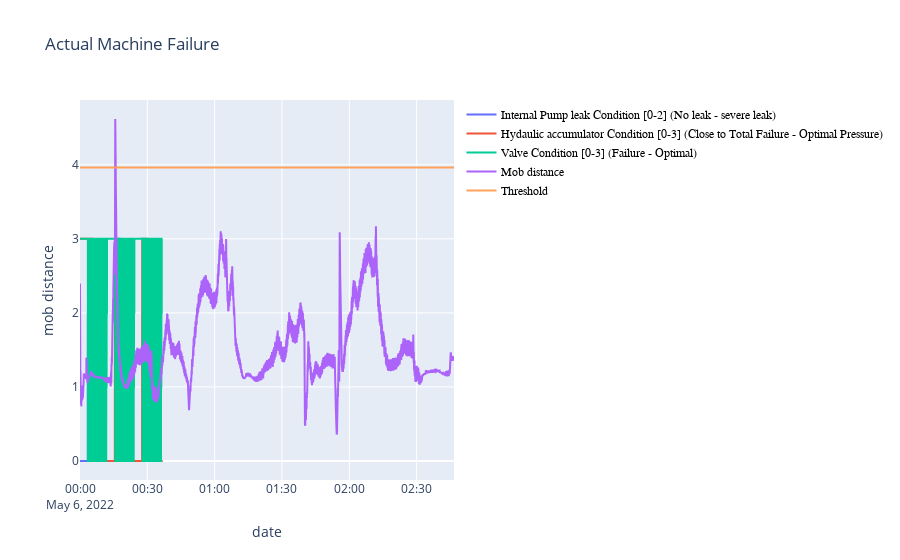

The code cell stored with this chart in its notebook:
### Code cell
import plotly.graph_objects as go

fig = go.Figure()
fig.add_trace(go.Scatter(
    name="Internal Pump leak Condition [0-2] (No leak - severe leak)",
    mode="lines", x=labels.Datetime, y=labels["Internal Pump leak"]
))

fig.add_trace(go.Scatter(
    name="Hydaulic accumulator Condition [0-3] (Close to Total Failure - Optimal Pressure)",
    mode="lines", x=labels.Datetime, y=labels["Hydaulic accumulator"]
))

fig.add_trace(go.Scatter(
    name="Valve Condition [0-3] (Failure - Optimal)",
    mode="lines", x=labels.Datetime, y=labels["Valve Condition"]
))

fig.add_trace(go.Scatter(
    name="Mob distance",
    mode="lines", x=anomaly_alldata.index, y=anomaly_alldata["Mob dist"]
))

fig.add_trace(go.Scatter(
    name="Threshold",
    mode="lines", x=anomaly_alldata.index, y=anomaly_alldata["Thresh"]
))

fig.update_layout(title_text="Actual Machine Failure")
fig.update_layout(hovermode="x",
    legend=dict(
        # x=0.01,
        # y=0.95,
        traceorder="normal",
        font=dict(
            family="sans-serif",
            size=12,
            color="black"
        ),
    )
)
fig.update_xaxes(title_text="date")
fig.update_yaxes(title_text="mob distance")
fig.show()

### Figure 1 — Plotly figure (JSON) as saved in the notebook; plotly's stock layout.template omitted (floating-point values rounded to 4 significant figures; data arrays with more than 128 entries replaced by an {"elided": "..."} marker saying what was removed)
{"data": [{"mode": "lines", "name": "Internal Pump leak Condition [0-2] (No leak - severe leak)", "type": "scatter", "x": {"elided": "2205 str values"}, "y": {"elided": "2205 int values"}}, {"mode": "lines", "name": "Hydaulic accumulator Condition [0-3] (Close to Total Failure - Optimal Pressure)", "type": "scatter", "x": {"elided": "2205 str values"}, "y": {"elided": "2205 int values"}}, {"mode": "lines", "name": "Valve Condition [0-3] (Failure - Optimal)", "type": "scatter", "x": {"elided": "2205 str values"}, "y": {"elided": "2205 int values"}}, {"mode": "lines", "name": "Mob distance", "type": "scatter", "x": {"elided": "10001 str values"}, "y": {"elided": "10001 float values"}}, {"mode": "lines", "name": "Threshold", "type": "scatter", "x": {"elided": "10001 str values"}, "y": {"elided": "10001 float values"}}], "layout": {"hovermode": "x", "legend": {"font": {"color": "black", "family": "sans-serif", "size": 12}, "traceorder": "normal"}, "title": {"text": "Actual Machine Failure"}, "xaxis": {"title": {"text": "date"}}, "yaxis": {"title": {"text": "mob distance"}}}}
